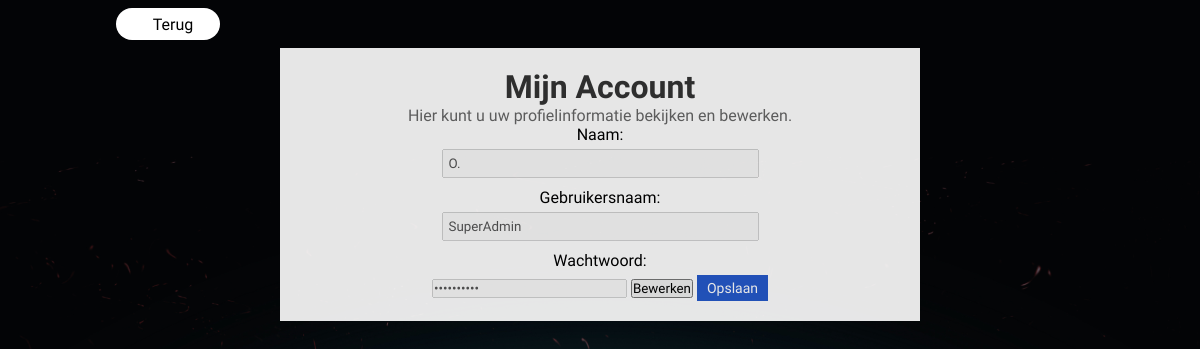
/mijnAccount.php (signed in), run on an earlier commit of the app's database.
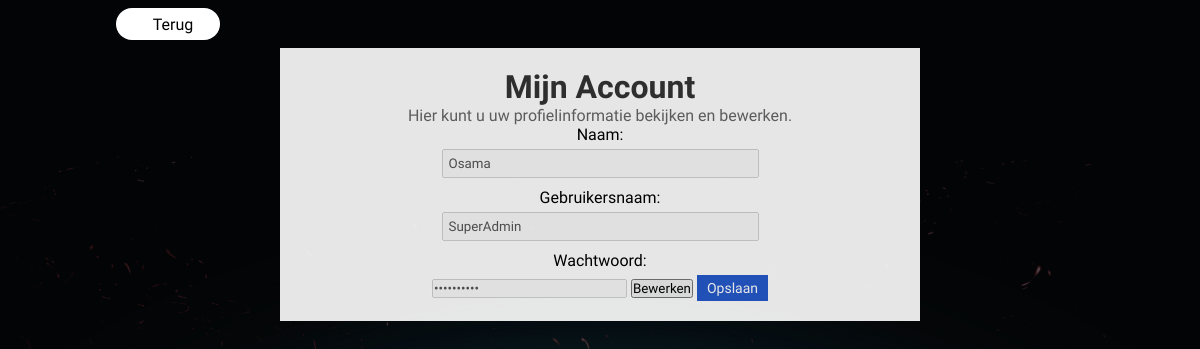
And on a later commit of the database.
### tables this page shows
CREATE TABLE `member` (
  `id` int(11) NOT NULL,
  `firstname` varchar(50) NOT NULL,
  `lastname` varchar(50) NOT NULL,
  `username` varchar(30) NOT NULL,
  `password` varchar(12) NOT NULL
);

### mijnAccount.php (the view, shortened to what this page needs)
<html>
<head>
</head>
<head>
    <link rel="stylesheet" href="css/main.css">
    <link rel="stylesheet" href="css/bestemming.css">
    <link rel="stylesheet" media=" screen and (max-width:768px)" href="mobile.css" />
    <link rel="stylesheet" href="css/mijnAccount.css">
</head>
<body>
<div class="terug-div">
        <a class="terug-button" href="index.php"><i class="fas fa-arrow-left"></i>Terug</a>
    </div>
<div class="container">
    <h1>Mijn Account</h1>
    <p>Hier kunt u uw profielinformatie bekijken en bewerken.</p>
    <?php
    require_once './database/conn.php';
    $username = $_SESSION['username'];
    $sql = "SELECT * FROM `member` WHERE `username`=:username";
    $stmt = $conn->prepare($sql);
    $stmt->execute(['username' => $username]);
    $result = $stmt->fetch(PDO::FETCH_ASSOC);
    $username = $result['username'];
    $firstname = $result['firstname'];
    $password = $result['password'];
    ?>
<form method="post">
    <label for="name">Naam:</label>
    <input type="text" id="name" name="name" value="<?php echo $firstname; ?>" disabled>
    <label for="username">Gebruikersnaam:</label>
    <input type="text" id="username" name="username" value="<?php echo $username; ?>" disabled>
    <br>
    <label for="password">Wachtwoord:</label>
    <input type="password" id="password" name="password" value="<?php echo $password; ?>" disabled>
    <button type="button" onclick="enableEdit()">Bewerken</button>
    <button type="submit" id="saveBtn" disabled>Opslaan</button>
</form>
</div>
</body>
</html>

### css/main.css (style rules this page uses)
* { padding: 0px; margin: 0px; font-family: 'Open Sans', sans-serif; font-family: 'Roboto Condensed', sans-serif; }
html, body { font-size: 16px; }
::placeholder { color: rgb(255, 255, 255); opacity: 1; }

### css/bestemming.css (style rules this page uses)
.terug-button { display: flex; align-items: center; justify-content: center; width: 6.5rem; height: 2rem; margin: 0.5rem; gap: 10px; background-color: #ffffff; color: black; border: none; outline: none; text-decoration: none; cursor: pointer; border-radius: 1rem 1rem 1rem 1rem; }
.terug-div { width: 19%; display: flex; flex-direction: row-reverse; }
h1 { text-align: center; }
label { display: block; margin-bottom: 5px; }
input[type="text"], input[type="email"], select { width: 317px; padding: 5px; margin-bottom: 10px; }
button[type="submit"] { background-color: #2559ca; color: white; border: none; padding: 5px 10px; text-align: center; text-decoration: none; display: inline-block; font-size: 14px; cursor: pointer; }

### css/mijnAccount.css (style rules this page uses)
body { background: url(../img/Showcase-Cover.png); background-size: cover; background-position: center; background-repeat: no-repeat; background-color: #E0F5FF; font-family: Arial, sans-serif; }
.container { max-width: 600px; margin: 0 auto; padding: 20px; text-align: center; background-color: #FFFFFF; opacity: 0.9; }
h1 { color: #333333; }
p { color: #666666; }

What changed in the data, as far as the page shows it:
changed member "SuperAdmin": name "O." → "Osama"
